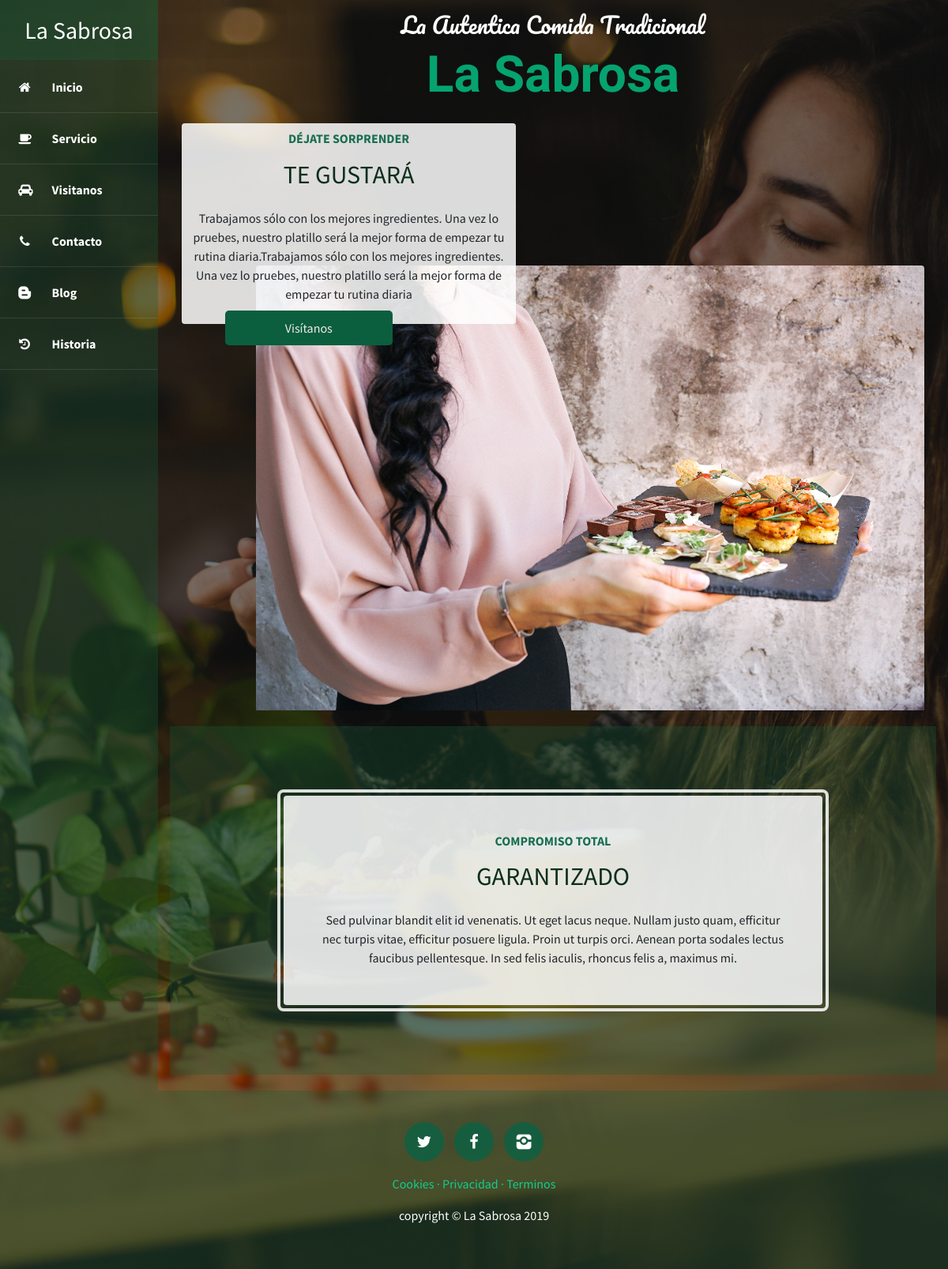
The page / on the database its author committed.
### core/models.py (models this page shows, shortened)
class Page(models.Model):
    title = models.CharField(max_length=200, verbose_name="Título")
    content = RichTextField(verbose_name="Contenido")
    created = models.DateTimeField(auto_now_add=True, verbose_name="Fecha de creación")
    updated = models.DateTimeField(auto_now=True, verbose_name="Fecha de edición")

### core/views.py (the view)
# urls.py: path('', views.home, name='home'),
def home(request):
    return render(request, 'core/home.html')

### core/templatetags/pages_extra.py (called while the page is built)
@register.simple_tag
def get_pages():
    pages = Page.objects.all()
    return pages

### core/templates/core/home.html (shortened to what this page needs)
{% extends 'core/base.html' %}
{% load static %}
{% block content %}
						<div class="contenido">
							<section class="page-section clearfix">
								<div class="container">
									<div class="intro">
										<div class="intro-text left-5 text-center bg-faded  rounded">
											<h2 class="section-heading mb-4">
												<span class="section-heading-upper">Déjate sorprender</span>
												<span class="section-heading-lower">Te gustará</span>
											</h2>
											<p class="mb-3">Trabajamos sólo con los mejores ingredientes. Una vez lo
												pruebes, nuestro platillo será la
												mejor
												forma de empezar tu rutina diaria.Trabajamos sólo con los mejores ingredientes. Una vez lo
												pruebes, nuestro platillo será la
												mejor
												forma de empezar tu rutina diaria
											</p>
											<a class="intro-button" href="visit.html">Visítanos</a>
										</div>
										<img class="intro-img img-fluid mb-3 mb-lg-0 rounded" src="{% static 'core/img/sasha-img.jpg'%}"
											alt="">
									</div>
								</div>
							</section>
							<section class="page-section cta">
								<div class="container">
									<div class="row">
										<div class="col-xl-9 mx-auto">
											<div class="cta-inner text-center rounded">
												<h2 class="section-heading mb-4">
													<span class="section-heading-upper">Compromiso total</span>
													<span class="section-heading-lower">Garantizado</span>
												</h2>
												<p class="mb-0">Sed pulvinar blandit elit id venenatis. Ut eget lacus
													neque.
													Nullam justo quam,
													efficitur
													nec turpis vitae, efficitur posuere ligula. Proin ut turpis orci.
													Aenean
													porta sodales lectus
													faucibus
													pellentesque. In sed felis iaculis, rhoncus felis a, maximus mi.</p>
											</div>
										</div>
									</div>
								</div>
							</section>
						</div>
{% endblock %}

### core/templates/core/base.html (shortened to what this page needs)
<!DOCTYPE html>
<html lang="es">
<head>
	{% load static %}
	<link rel="stylesheet" href="{% static 'core/css/bootstrap.min.css'%}">
	<link rel="stylesheet" href="{% static 'core/css/fontello.css'%}">
	<link rel="stylesheet" href="{% static 'core/css/styles.css'%}">
</head>
<body>
	<div class="container-fluid">
		<div class="row">
			<div class="barra-lateral col-12 col-sm-auto">
				<div class="logo">
					<h2>La Sabrosa</h2>
				</div>
				<div class="menu d-flex d-sm-block justify-content-center flex-wrap">
					<a href="{% url 'home'%}">
						<i class="icon-home"></i>
						<span>Inicio</span>
					</a>
					<a href="{% url 'services'%}">
						<i class="icon-coffee"></i>
						<span>Servicio</span>
					</a>
					<a href="{% url 'visit'%}">
						<i class="icon-cab"></i>
						<span>Visitanos</span>
					</a>
					<a href="{% url 'contact'%}">
						<i class="icon-phone"></i>
						<span>Contacto</span>
					</a>
					<a href="{% url 'blog'%}">
						<i class="icon-blogger"></i>
						<span>Blog</span>
					</a>
					<a href="{% url 'history'%}">
						<i class="icon-history"></i>
						<span>Historia</span>
					</a>
				</div>
			</div>
			<main class="main col">
				<div class="row marca">
					<div class="titulos col-12">
						<h3>La Autentica Comida Tradicional</h3>
						<h2> La Sabrosa</h2>
					</div>
				</div>
				<div class="row">
					<div class="col-lg-12">
						{% block content %}
                        {% endblock %}
					</div>
				</div>
			</main>
		</div>
	</div>
	<footer class="footer">
		<div class="container">
			<div class="row footer-icon justify-content-center">
				<p class="col-auto">
					<a href="#" class="icono">
						<i class="icon-twitter"></i>
					</a>
					<a href="#" class="icono">
						<i class="icon-facebook"></i>
					</a>
					<a href="#" class="icono">
						<i class="icon-instagram"></i>
					</a>
				</p>
				<p class="col-auto link">
					{% load pages_extra %}
					{% get_pages as pages %}
					{% for page in pages %}
					<a href="{% url 'other' page.id %}" class="link">{{page.title}}</a> {% if not forloop.last %} · {% endif %}
					{% endfor %}
				</p>
				<p class="col-auto copy">copyright &copy; La Sabrosa 2019</p>
			</div>
		</div>
	</footer>
</body>
</html>

### core/static/core/css/styles.css (style rules this page uses)
body { font-family: 'Source Sans Pro', sans-serif; background: linear-gradient(rgba(2, 5, 4, 0.507), rgba(1, 2, 1, 0.466)), url("../img/bg-font.jpg"); background-attachment: fixed; background-position: center; background-size: cover; }
.barra-lateral { background: #1c5c3c50; color: #fff; min-width: 200px; min-height: auto; padding: 0; }
.barra-lateral a { color: #fff; }
.barra-lateral .logo { background: #1c5c3c50; margin-bottom: 2px; }
.barra-lateral .logo h2 { font-size: 30px; font-family: 'Source Sans Pro', sans-serif; padding: 20px 0; text-align: center; font-weight: 400; margin: 0; }
.barra-lateral .menu a { display: block; padding: 20px 0; font-family: 'Source Sans Pro',sans-serif; font-weight: 700; border-bottom: 1px solid rgba(255,255,255,.1); }
.barra-lateral .menu a i { margin-right: 20px; margin-left: 20px; font-weight: normal; }
.marca { text-align: center; margin: 15px; }
.marca .titulos { text-align: center; }
.marca .titulos h3 { font-family: 'Pacifico'; font-weight: 400; color: #fff; }
.marca .titulos h2 { font-family: 'Ranga'; font-weight: 700; color: rgb(5, 163, 111); font-size: 4rem; }
.page-section { margin-top: 0; margin-bottom: 0; }
.section-heading { text-transform: uppercase; }
.section-heading .section-heading-upper { display: block; font-size: 1rem; font-weight: 700; padding-bottom:1rem; color: #176e51; }
.section-heading .section-heading-lower { display: block; font-size: 2rem; font-weight: 400; color: #0b2e1c; padding: 0; }
.bg-faded { background-color: rgba(255, 255, 255, 0.85); }
.intro { position: relative; }
@media (min-width: 992px) { .intro .intro-img { width: 90%; float: right; margin-top: 180px; padding-bottom: 20px; } }
@media (min-width: 992px) { .intro .intro-text { width: 100%; margin-top: 0; position: absolute; padding: 10px; } }
@media (min-width: 992px) { .intro .intro-text .intro-button { background: #0b5e3e; color: #eeebeb; border-radius: 5px; text-decoration: none; padding: 10px; margin: 5px; border: none; width: 50%; left: 50px; position: absolute; bottom: -2rem; } }
@media (min-width: 1200px) { .intro .intro-text { width: 45%; } }
.cta { margin-bottom: 20px; padding-top: 5rem; padding-bottom: 5rem; background-color: #1c5c3c50; }
.cta .cta-inner { position: relative; padding: 3rem; margin: 0.5rem; background-color: rgba(255, 255, 255, 0.85); }
.cta .cta-inner:before { border-radius: 0.5rem; content: ''; position: absolute; top: -0.5rem; bottom: -0.5rem; left: -0.5rem; right: -0.5rem; border: 0.25rem solid rgba(255, 255, 255, 0.85); }
.footer { background: #1c5c3c50; }
.footer-icon { padding: 40px 0; display: block; text-align: center; }
.footer-icon .icono { width: 50px; height: 50px; font-size: 20px; line-height: 50px; color: #fff; text-align: center; background: #066445bd; display: inline-block; margin: 0px 5px; text-decoration: none; border-radius: 50px; }
.footer-icon .link { color: #0ed492f3; text-decoration: none; }
.footer-icon .copy { color: #fff; }

### rows shown on the page
Page: title "Cookies"
Page: title "Privacidad"
Page: title "Terminos"
